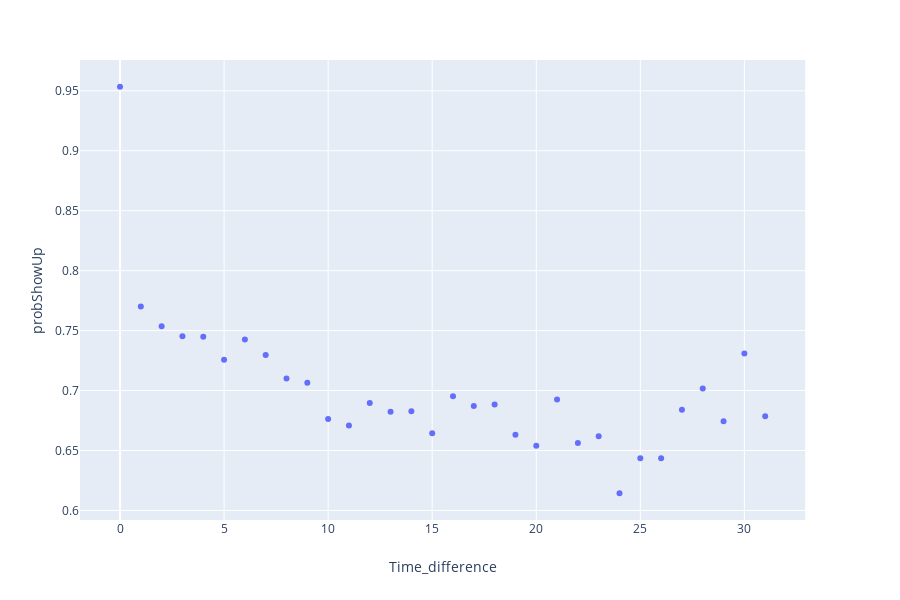

Notebook cell for this chart:
### Markdown cell above
### Q1: Who most likely to miss his appointment and who wouldn't?

### Code cell
probStatus_Scatter('Time_difference')

### Figure 1 — Plotly figure (JSON) as saved in the notebook; plotly's stock layout.template omitted (floating-point values rounded to 4 significant figures)
{"data": [{"hoverlabel": {"namelength": 0}, "hovertemplate": "Time_difference=%{x}<br>probShowUp=%{y}", "legendgroup": "", "marker": {"color": "#636efa", "symbol": "circle"}, "mode": "markers", "name": "", "showlegend": false, "type": "scatter", "x": [0, 1, 2, 3, 4, 5, 6, 7, 8, 9, 10, 11, 12, 13, 14, 15, 16, 17, 18, 19, 20, 21, 22, 23, 24, 25, 26, 27, 28, 29, 30, 31], "xaxis": "x", "y": [0.9534, 0.7702, 0.7536, 0.7454, 0.7449, 0.7258, 0.7425, 0.7297, 0.7101, 0.7066, 0.6763, 0.6708, 0.6896, 0.6822, 0.6827, 0.6645, 0.6952, 0.6871, 0.6884, 0.6632, 0.6539, 0.6925, 0.6563, 0.6618, 0.6143, 0.6436, 0.6436, 0.6841, 0.7018, 0.6745, 0.7309, 0.6785], "yaxis": "y"}], "layout": {"height": 600, "legend": {"tracegroupgap": 0}, "margin": {"t": 60}, "xaxis": {"anchor": "y", "domain": [0, 0.98], "title": {"text": "Time_difference"}}, "yaxis": {"anchor": "x", "domain": [0, 1], "title": {"text": "probShowUp"}}}}
